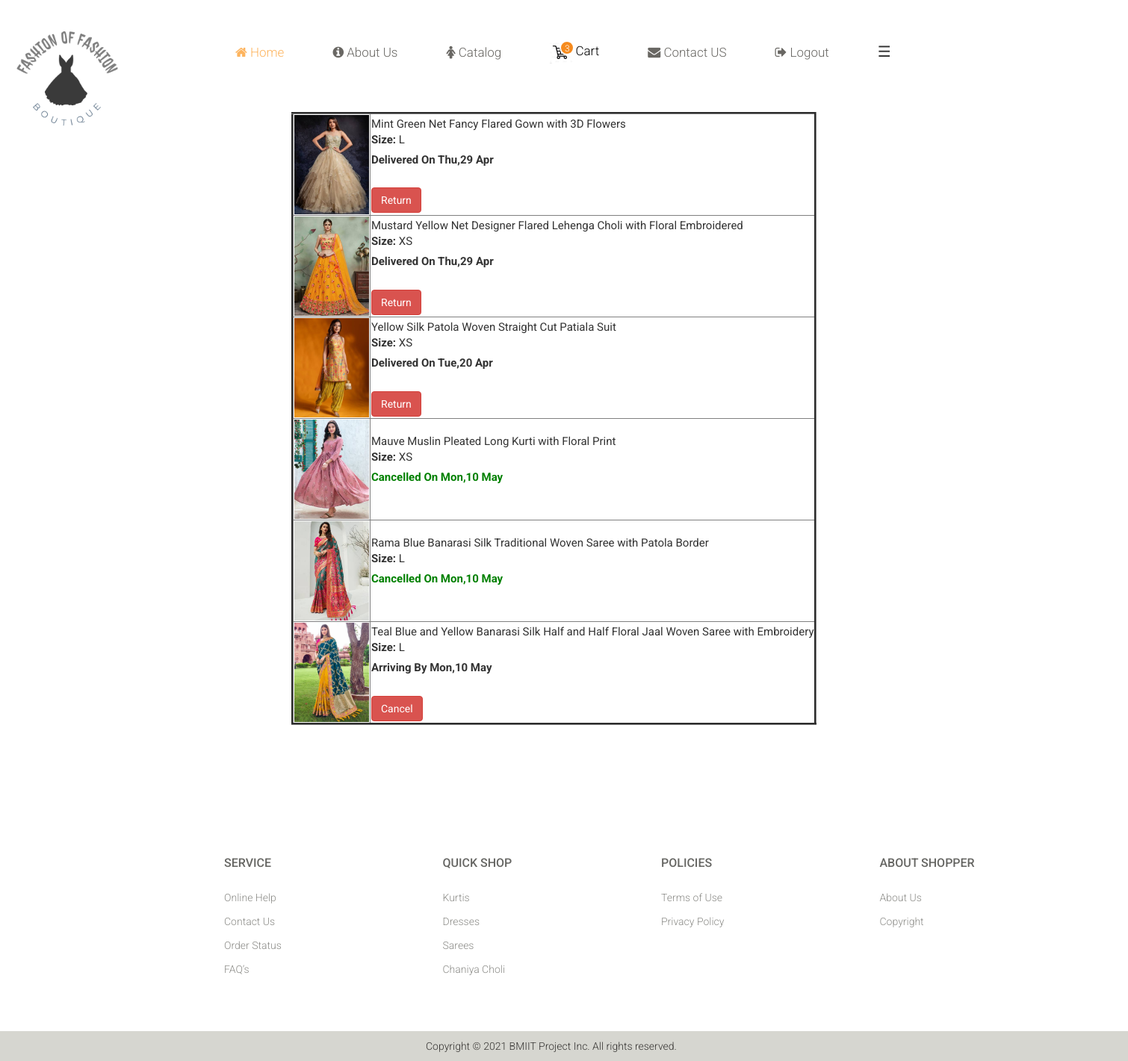
Page /OBMS/Boutique/history.php (signed in) on the committed database.
### tables this page shows
CREATE TABLE `tblcustomer` (
  `id` int(11) NOT NULL,
  `fname` varchar(20) NOT NULL,
  `lname` varchar(20) NOT NULL,
  `address` varchar(500) NOT NULL,
  `cityid` int(11) NOT NULL,
  `pincode` int(11) NOT NULL,
  `gender` varchar(6) NOT NULL,
  `dob` date NOT NULL,
  `contactno` char(10) NOT NULL,
  `emailid` varchar(30) NOT NULL,
  `password` char(8) NOT NULL,
  `status` varchar(20) NOT NULL,
  `userid` int(11) NOT NULL
);

CREATE TABLE `tblcarttransaction` (
  `cart_trans_id` int(11) NOT NULL,
  `cartid` int(11) NOT NULL,
  `Productid` int(11) NOT NULL,
  `Size` varchar(50) NOT NULL,
  `Quantity` int(11) NOT NULL,
  `Total_Amount` float NOT NULL,
  `status` varchar(50) NOT NULL
);

CREATE TABLE `tblproductimage` (
  `id` int(11) NOT NULL,
  `FrontImage` varchar(300) NOT NULL,
  `BackImage` varchar(300) NOT NULL,
  `LeftImage` varchar(300) NOT NULL,
  `RightImage` varchar(300) NOT NULL,
  `Productid` int(11) NOT NULL
);

CREATE TABLE `tblproduct` (
  `id` int(11) NOT NULL,
  `PCategoryid` int(11) NOT NULL,
  `Fabricid` int(11) NOT NULL,
  `Colorid` int(11) NOT NULL,
  `Size` varchar(50) NOT NULL,
  `Price` int(11) NOT NULL,
  `Quantity` int(11) NOT NULL,
  `Occasionid` int(11) NOT NULL,
  `Description` varchar(255) NOT NULL,
  `status` varchar(50) NOT NULL,
  `DateTime` datetime NOT NULL
);

CREATE TABLE `tblcustomerorder` (
  `Serialno` int(11) NOT NULL,
  `Billno` varchar(50) NOT NULL,
  `Orderno` int(11) NOT NULL,
  `Customerid` int(11) NOT NULL,
  `Cartid` int(11) NOT NULL,
  `Quantity` int(11) NOT NULL,
  `Amount` int(11) NOT NULL,
  `PaymentDesc` varchar(250) NOT NULL,
  `Transactionid` varchar(100) NOT NULL,
  `order_datetime` date NOT NULL,
  `delivery_datetime` date NOT NULL,
  `Status` varchar(50) NOT NULL,
  `order_status` varchar(50) NOT NULL
);

### OBMS/Boutique/history.php (the view, shortened to what this page needs)
<?php include './connection.php';?>
<!DOCTYPE html>
<html>
    <head>
    <link href="css/bootstrap.min.css" rel="stylesheet">
    <link href="css/main.css" rel="stylesheet">
    <link rel="stylesheet" href="https://cdnjs.cloudflare.com/ajax/libs/font-awesome/4.7.0/css/font-awesome.min.css">
    </head>
    <body>
        <?php
             if(isset( $_SESSION["login_username"]))
             {
                                $username=$_SESSION["login_username"];
                                $custsql="select id from tblcustomer where emailid='$username'";
                                $custres= mysqli_query($con, $custsql);
                                while($rowss = mysqli_fetch_row($custres))
                                {
                                    $custid=$rowss[0];
                                    include './welcomeheader.php';
                                }
                $sql="select ct.cartid,ct.Productid,c.Customerid,p.Description,ct.Size
                                from tblcarttransaction ct
                            INNER JOIN tblcart c ON
                                ct.cartid=c.cart_id
                            INNER JOIN tblproduct p ON
                                ct.Productid=p.id
                            where  c.Customerid='$custid' and c.status='DEACTIVE'";
                $sqlres= mysqli_query($con, $sql);
            if($sqlres->num_rows==0)
            {
                echo "<center> <h2 style='padding-top:120px'> No Order History!!.. </h2> </center>";
                ?>
                <center>
                    <input type="button" style="background-color: orange;width: 150px;color: white" onclick="location.href='welcome.php'" value="Contine Shopping !!.. "/>
                </center>
            <?php
            }
            else
            {
        ?>
<div class="container" style="padding-left:400px;margin-top: 0px;font-size: 15px;width: 1500px">
    <div class="row">
        <table border="3px">
            <?php
                while($rows= mysqli_fetch_array($sqlres))
                {
                    $pid=$rows['Productid'];
                    $size=$rows['Size'];
                    $desc=$rows['Description'];
                    $cid=$rows['cartid'];
                ?>
                    <form method="post">
                    <tr>
                        <td>
                            <?php
                                        $img = "SELECT FrontImage FROM tblproductimage where Productid='$pid'";
                                        $imgres = $con->query($img);
                                        $row = mysqli_fetch_array($imgres);
                                        $image = $row['FrontImage'];
                                        $image_src = "uploadFrontImage/".$image;
                                    ?>
                            <a href="ccDesc.php?id=<?php echo $pid; ?>" > <img src="<?php echo $image_src?>" alt="" width="100px"/> </a>
                        </td>
                        <td>
                            <?php echo $desc;?>
                            <br> <label> Size: </label>
                            <?php echo $size; ?>
                            <br>
                            <?php
                                $sqls="select o.Serialno,cts.cart_trans_id,cts.cartid,o.delivery_datetime,
                                              o.order_datetime ,o.order_status from tblcustomerorder o
                                                INNER JOIN tblcarttransaction cts ON
                                                    o.Cartid=cts.cartid where o.Cartid='$cid'";
                                $sqlsres= mysqli_query($con, $sqls);
                                while ($row1= mysqli_fetch_array($sqlsres))
                                {
                                    $serial=$row1['Serialno'];
                                    $date=$row1['delivery_datetime'];
                                    $time= strtotime($date);
                                    $day=date('D',$time);
                                    $dates= date('d',$time);
                                    $mon= date('M',$time);
                                    $orderstatus=$row1['order_status'];
                                }
                                    if($orderstatus=='Pending')
                                    {
                                        ?>
                                           <label> Arriving By <?php echo $day.','.$dates.' '. $mon; ?> </label>
                                           <br> <br>
                                           <a href="cancelOrder.php?Serialno=<?php echo $serial; ?>" class="btn btn-danger">Cancel</a>
                                        <?php
                                    }
                                    if($orderstatus=='Delivered')
                                    {
                                        ?>
                                           <label> Delivered On <?php echo $day.','.$dates.' '. $mon; ?> </label>
                                           <br> <br>
                                           <a href="returnOrder.php?Serialno=<?php echo $serial; ?>&delivery_datetime=<?php echo $date; ?>" class="btn btn-danger">Return</a>
                                        <?php
                                    }
                                    if($orderstatus=='Cancelled')
                                    {
                                        ?>
                                           <label style="color:green"> Cancelled On <?php echo $day.','.$dates.' '. $mon; ?> </label>
                                           <br> <br>
                                        <?php
                                    }
                                        ?>
                        </td>
                    </tr>
                    </form>
                <?php
             }?>
                </table>
                    <?php
             }
             }
             else
             {
                    header('location:login.php');
             }
?>
                </div>
            </div>
   </body>
</html>
<?php include './footer.php';?>

### OBMS/Boutique/welcomeheader.php (shortened to what this page needs)
<?php include './connection.php';?>
<div class="header-bottom" >
    <div class="col-sm-12" style="height: 120px">
                <div class="mainmenu pull-left">
                    <ul class="nav navbar-nav collapse navbar-collapse">
                        <li><a href="#"><img src="images/logo.png" alt=""  height="150px" width="150px" style="margin-left: 0px;margin-top: 0px"/></a></li>
                        <li><a href="welcome.php" class="active"  style="padding-top: 30px;padding-left: 120px"><i class="fa fa-home"></i>  Home </a></li>
                        <li  style="padding-top: 30px;padding-left: 50px"><a href="aboutus.php"><i class="fa fa-info-circle"></i>  About Us</a></li>
                        <li class="dropdown" style="padding-top: 30px;padding-left: 50px">
                            <a href="#"><i class="fa fa-female"></i> Catalog</a>
                        </li>
                        <?php
                            if(isset( $_SESSION["login_username"]))
                            {
                                $username=$_SESSION["login_username"];
                                $sql2="select id from tblcustomer where emailid='$username'";
                                $res= mysqli_query($con, $sql2);
                                while($row = mysqli_fetch_row($res))
                                {
                                    $c_id=$row[0];
                                    $sql="select * from tblcart where Customerid='$c_id' and status='ACTIVE'";
                                    $sqlres= mysqli_query($con, $sql);
                                    while($row= mysqli_fetch_assoc($sqlres))
                                    {
                                        $cartid=$row['cart_id'];
                                        $sql1="select * from tblcarttransaction where cartid='$cartid' and status='ACTIVE'";
                                        $sqlres1= mysqli_query($con, $sql1);
                                        $row1= mysqli_num_rows($sqlres1);
                                        $cnt=$row1;
                                    }
                                }
                            }
                        ?>
                        <li  style="padding-top: 25px;padding-left: 50px">
                                <a href="addtoCart.php" style="color:#000;">
                                    <img src="images/carticon.jfif" height="30px" width="30px"/> Cart
                                    <span style="font-size: 12px;line-height: 14px;background: #F68B1E;padding: 2px; border: 2px solid #fff;border-radius: 50%;position: absolute;top: -1px;left: 13px;color: #fff;width: 20px;height: 20px;text-align: center;">
                                        <?php
                                            if($row1==0)
                                            {
                                                echo "0";
                                            }
                                            else
                                            {
                                                echo $cnt;
                                            }
                                        ?>
                                    </span>
                                </a>
                        </li>
                        <li  style="padding-top: 30px;padding-left: 50px"><a href="contactus.php"><i class="fa fa-envelope"></i>  Contact US </a></li>
                        <li  style="padding-top: 30px;padding-left: 50px"><a href="checkout.php"><i class="fa fa-sign-out"></i>  Logout </a></li>
                        <li style="padding-top: 25px;padding-left: 50px">
                            <span style="font-size:20px;cursor:pointer" onclick="openNav()">&#9776; </span>
                        </li>
                    </ul>
            </div>
         </div>
</div>

### OBMS/Boutique/css/main.css (style rules this page uses)
body { font-family: 'Roboto', sans-serif; position: relative; font-weight:400px; }
ul li { list-style: none; }
a { -webkit-transition: 300ms; -moz-transition: 300ms; -o-transition: 300ms; transition: 300ms; }
.header-bottom { padding-bottom: 30px; padding-top: 30px; }
.navbar-collapse.collapse { padding-left: 0; }
.mainmenu ul li { padding-right: 15px; padding-left: 15px; }
.mainmenu ul li:first-child { padding-left: 0px; }
.mainmenu ul li a { color: #696763; font-family: 'Roboto', sans-serif; font-size: 17px; font-weight: 300; padding: 0; padding-bottom: 10px; }
.mainmenu ul li a:hover, .mainmenu ul li a.active, .shop-menu ul li a.active { background:none; color:#fdb45e; }

### rows in the picture
tblcustomer: cnt "3"
tblcarttransaction: tblproductimage.FrontImage (picture), Productid.Description "Mint Green Net Fancy Flared Gown with 3D Flowers", Size "L", tblcustomerorder.delivery_datetime "Thu", tblcustomerorder.delivery_datetime "29", tblcustomerorder.delivery_datetime "Apr"
tblcarttransaction: tblproductimage.FrontImage (picture), Productid.Description "Mustard Yellow Net Designer Flared Lehenga Choli with Floral Embroidered", Size "XS", tblcustomerorder.delivery_datetime "Thu", tblcustomerorder.delivery_datetime "29", tblcustomerorder.delivery_datetime "Apr"
tblcarttransaction: tblproductimage.FrontImage (picture), Productid.Description "Yellow Silk Patola Woven Straight Cut Patiala Suit", Size "XS", tblcustomerorder.delivery_datetime "Tue", tblcustomerorder.delivery_datetime "20", tblcustomerorder.delivery_datetime "Apr"
tblcarttransaction: tblproductimage.FrontImage (picture), Productid.Description "Mauve Muslin Pleated Long Kurti with Floral Print", Size "XS", tblcustomerorder.delivery_datetime "Mon", tblcustomerorder.delivery_datetime "10", tblcustomerorder.delivery_datetime "May"
tblcarttransaction: tblproductimage.FrontImage (picture), Productid.Description "Rama Blue Banarasi Silk Traditional Woven Saree with Patola Border", Size "L", tblcustomerorder.delivery_datetime "Mon", tblcustomerorder.delivery_datetime "10", tblcustomerorder.delivery_datetime "May"
tblcarttransaction: tblproductimage.FrontImage (picture), Productid.Description "Teal Blue and Yellow Banarasi Silk Half and Half Floral Jaal Woven Saree with Embroidery", Size "L", tblcustomerorder.delivery_datetime "Mon", tblcustomerorder.delivery_datetime "10", tblcustomerorder.delivery_datetime "May"
